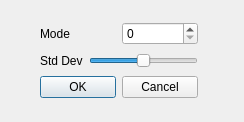
<?xml version="1.0" encoding="UTF-8"?>
<ui version="4.0">
 <class>PCADialog</class>
 <widget class="QDialog" name="PCADialog">
  <property name="geometry">
   <rect>
    <x>0</x>
    <y>0</y>
    <width>244</width>
    <height>122</height>
   </rect>
  </property>
  <property name="windowTitle">
   <string>PCA Dialog</string>
  </property>
  <widget class="QWidget" name="">
   <property name="geometry">
    <rect>
     <x>40</x>
     <y>20</y>
     <width>158</width>
     <height>80</height>
    </rect>
   </property>
   <layout class="QVBoxLayout" name="verticalLayout">
    <item>
     <layout class="QHBoxLayout" name="horizontalLayout">
      <item>
       <widget class="QLabel" name="label">
        <property name="text">
         <string>Mode</string>
        </property>
       </widget>
      </item>
      <item>
       <widget class="QSpinBox" name="spinBox"/>
      </item>
     </layout>
    </item>
    <item>
     <layout class="QHBoxLayout" name="horizontalLayout_2">
      <item>
       <widget class="QLabel" name="label_2">
        <property name="text">
         <string>Std Dev</string>
        </property>
       </widget>
      </item>
      <item>
       <widget class="QSlider" name="hSlider">
        <property name="minimum">
         <number>-3</number>
        </property>
        <property name="maximum">
         <number>3</number>
        </property>
        <property name="orientation">
         <enum>Qt::Horizontal</enum>
        </property>
       </widget>
      </item>
     </layout>
    </item>
    <item>
     <widget class="QDialogButtonBox" name="buttonBox">
      <property name="orientation">
       <enum>Qt::Horizontal</enum>
      </property>
      <property name="standardButtons">
       <set>QDialogButtonBox::Cancel|QDialogButtonBox::Ok</set>
      </property>
     </widget>
    </item>
   </layout>
  </widget>
 </widget>
 <resources/>
 <connections>
  <connection>
   <sender>buttonBox</sender>
   <signal>accepted()</signal>
   <receiver>PCADialog</receiver>
   <slot>accept()</slot>
   <hints>
    <hint type="sourcelabel">
     <x>248</x>
     <y>254</y>
    </hint>
    <hint type="destinationlabel">
     <x>157</x>
     <y>274</y>
    </hint>
   </hints>
  </connection>
  <connection>
   <sender>buttonBox</sender>
   <signal>rejected()</signal>
   <receiver>PCADialog</receiver>
   <slot>reject()</slot>
   <hints>
    <hint type="sourcelabel">
     <x>316</x>
     <y>260</y>
    </hint>
    <hint type="destinationlabel">
     <x>286</x>
     <y>274</y>
    </hint>
   </hints>
  </connection>
 </connections>
</ui>
